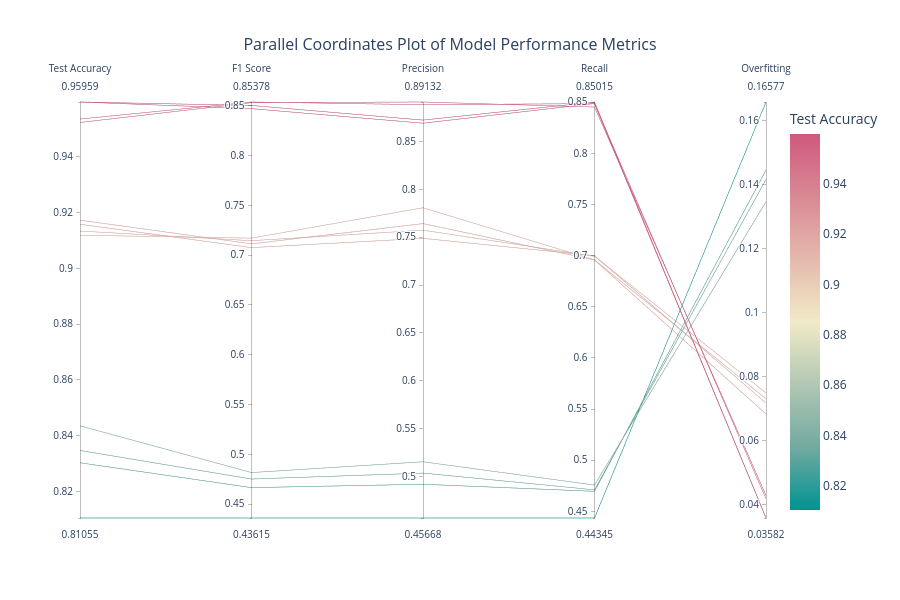
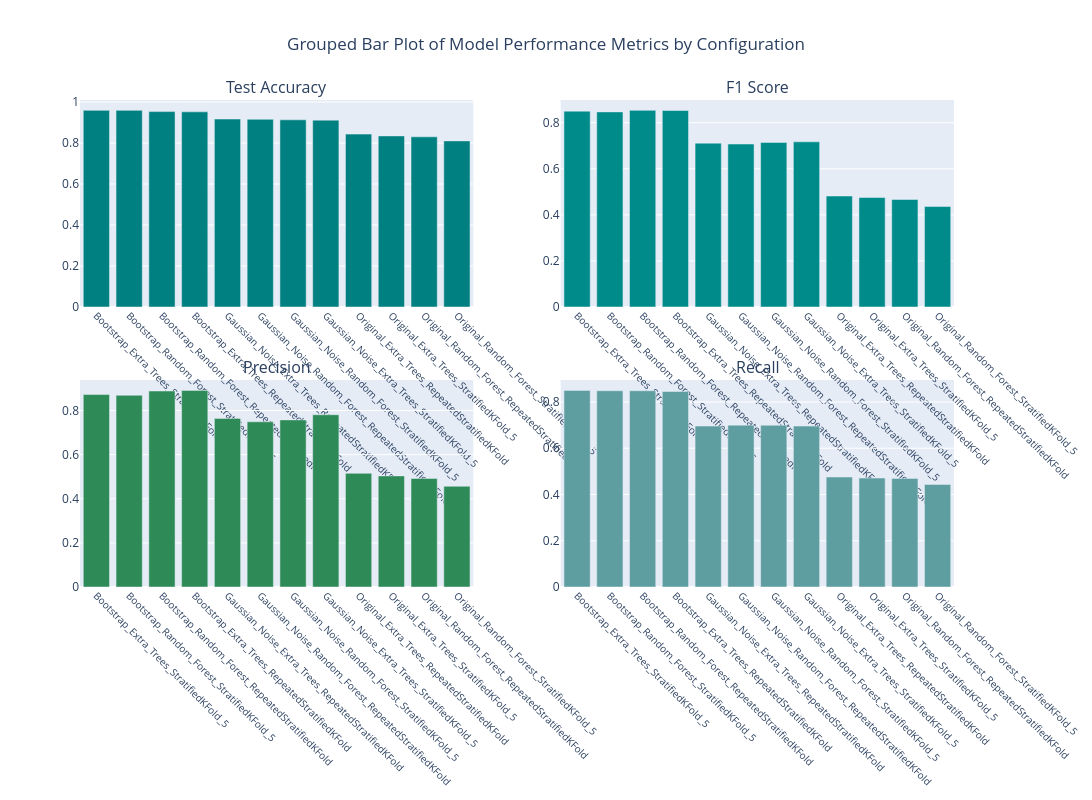

The notebook cell these images were saved under, in order:
### Code cell
import pandas as pd
import plotly.express as px
import plotly.graph_objects as go
from plotly.subplots import make_subplots

# Data from the table
data = {
    'Configuration': [
        'Bootstrap_Extra_Trees_StratifiedKFold_5', 'Bootstrap_Random_Forest_StratifiedKFold_5',
        'Bootstrap_Random_Forest_RepeatedStratifiedKFold', 'Bootstrap_Extra_Trees_RepeatedStratifiedKFold',
        'Gaussian_Noise_Extra_Trees_RepeatedStratifiedKFold', 'Gaussian_Noise_Random_Forest_RepeatedStratifiedKFold',
        'Gaussian_Noise_Random_Forest_StratifiedKFold_5', 'Gaussian_Noise_Extra_Trees_StratifiedKFold_5',
        'Original_Extra_Trees_RepeatedStratifiedKFold', 'Original_Extra_Trees_StratifiedKFold_5',
        'Original_Random_Forest_RepeatedStratifiedKFold', 'Original_Random_Forest_StratifiedKFold_5'
    ],
    'Augmentation': [
        'Bootstrap', 'Bootstrap', 'Bootstrap', 'Bootstrap', 'Gaussian_Noise', 'Gaussian_Noise',
        'Gaussian_Noise', 'Gaussian_Noise', 'Original', 'Original', 'Original', 'Original'
    ],
    'Model': [
        'Extra_Trees', 'Random_Forest', 'Random_Forest', 'Extra_Trees', 'Extra_Trees', 'Random_Forest',
        'Random_Forest', 'Extra_Trees', 'Extra_Trees', 'Extra_Trees', 'Random_Forest', 'Random_Forest'
    ],
    'CV_Strategy': [
        'StratifiedKFold_5', 'StratifiedKFold_5', 'RepeatedStratifiedKFold', 'RepeatedStratifiedKFold',
        'RepeatedStratifiedKFold', 'RepeatedStratifiedKFold', 'StratifiedKFold_5', 'StratifiedKFold_5',
        'RepeatedStratifiedKFold', 'StratifiedKFold_5', 'RepeatedStratifiedKFold', 'StratifiedKFold_5'
    ],
    'Samples': [817, 817, 817, 817, 681, 681, 681, 681, 454, 454, 454, 454],
    'Features': [50, 50, 50, 50, 50, 50, 50, 50, 45, 45, 45, 45],
    'Test_Accuracy': [
        0.959591501, 0.959591501, 0.953483964, 0.952254477, 0.917257049, 0.915800773,
        0.913364105, 0.911872048, 0.843573464, 0.834749695, 0.83033781, 0.810549451
    ],
    'Accuracy_Std': [
        0.019272561, 0.01676606, 0.019340731, 0.019030922, 0.017770066, 0.022627771,
        0.024776488, 0.021385871, 0.034140203, 0.012800286, 0.03459301, 0.019129719
    ],
    'Test_F1': [
        0.850308186, 0.847091923, 0.853778364, 0.853117816, 0.711393222, 0.707583239,
        0.71454005, 0.717101575, 0.481776027, 0.47528107, 0.46665663, 0.436150094
    ],
    'F1_Std': [
        0.110748576, 0.109988404, 0.095715443, 0.091945554, 0.044389918, 0.053380184,
        0.043567919, 0.028147983, 0.068996217, 0.052079976, 0.04423814, 0.032933065
    ],
    'Precision': [
        0.872428041, 0.869178306, 0.888472174, 0.891321607, 0.764279778, 0.748856835,
        0.757436074, 0.780822183, 0.51543544, 0.503612424, 0.491952196, 0.456682543
    ],
    'Recall': [
        0.850150286, 0.848648763, 0.848587037, 0.845221484, 0.695751101, 0.699874774,
        0.699343026, 0.695828153, 0.475647001, 0.471027392, 0.469543469, 0.443454433
    ],
    'Overfitting': [
        0.035818533, 0.03581947, 0.041824601, 0.042850372, 0.068302629, 0.071715642,
        0.074887379, 0.073076684, 0.134586255, 0.141578522, 0.144515619, 0.165772712
    ]
}

# Create DataFrame
df = pd.DataFrame(data)

# 1. Parallel Coordinates Plot
fig1 = px.parallel_coordinates(
    df,
    dimensions=['Test_Accuracy', 'Test_F1', 'Precision', 'Recall', 'Overfitting'],
    color='Test_Accuracy',
    labels={
        'Test_Accuracy': 'Test Accuracy',
        'Test_F1': 'F1 Score',
        'Precision': 'Precision',
        'Recall': 'Recall',
        'Overfitting': 'Overfitting'
    },
    color_continuous_scale=px.colors.diverging.Tealrose,
    title='Parallel Coordinates Plot of Model Performance Metrics'
)
fig1.update_layout(
    title={'x': 0.5, 'xanchor': 'center', 'font': {'size': 16}},
    font=dict(size=12),
    height=600
)

# 2. Grouped Bar Plot for Key Metrics by Augmentation and Model
fig2 = make_subplots(
    rows=2, cols=2,
    subplot_titles=('Test Accuracy', 'F1 Score', 'Precision', 'Recall'),
    vertical_spacing=0.15,
    horizontal_spacing=0.1
)

# Test Accuracy
fig2.add_trace(
    go.Bar(
        x=df['Configuration'], y=df['Test_Accuracy'], name='Test Accuracy',
        marker_color='teal', showlegend=False
    ),
    row=1, col=1
)

# F1 Score
fig2.add_trace(
    go.Bar(
        x=df['Configuration'], y=df['Test_F1'], name='F1 Score',
        marker_color='darkcyan', showlegend=False
    ),
    row=1, col=2
)

# Precision
fig2.add_trace(
    go.Bar(
        x=df['Configuration'], y=df['Precision'], name='Precision',
        marker_color='seagreen', showlegend=False
    ),
    row=2, col=1
)

# Recall
fig2.add_trace(
    go.Bar(
        x=df['Configuration'], y=df['Recall'], name='Recall',
        marker_color='cadetblue', showlegend=False
    ),
    row=2, col=2
)

fig2.update_layout(
    title_text='Grouped Bar Plot of Model Performance Metrics by Configuration',
    title_x=0.5,
    height=800,
    width=1200,
    showlegend=False,
    xaxis=dict(tickangle=45),
    xaxis2=dict(tickangle=45),
    xaxis3=dict(tickangle=45),
    xaxis4=dict(tickangle=45),
    font=dict(size=12)
)
fig2.update_xaxes(tickfont=dict(size=10))

# Show plots
fig1.show()
fig2.show()

# Save plots as HTML for interactive viewing
fig1.write_html('parallel_coordinates.html')
fig2.write_html('grouped_bar.html')

### Figure 1 — Plotly figure (JSON) as saved in the notebook; plotly's stock layout.template omitted (floating-point values rounded to 4 significant figures)
{"data": [{"dimensions": [{"label": "Test Accuracy", "values": [0.9596, 0.9596, 0.9535, 0.9523, 0.9173, 0.9158, 0.9134, 0.9119, 0.8436, 0.8347, 0.8303, 0.8105]}, {"label": "F1 Score", "values": [0.8503, 0.8471, 0.8538, 0.8531, 0.7114, 0.7076, 0.7145, 0.7171, 0.4818, 0.4753, 0.4667, 0.4362]}, {"label": "Precision", "values": [0.8724, 0.8692, 0.8885, 0.8913, 0.7643, 0.7489, 0.7574, 0.7808, 0.5154, 0.5036, 0.492, 0.4567]}, {"label": "Recall", "values": [0.8502, 0.8486, 0.8486, 0.8452, 0.6958, 0.6999, 0.6993, 0.6958, 0.4756, 0.471, 0.4695, 0.4435]}, {"label": "Overfitting", "values": [0.03582, 0.03582, 0.04182, 0.04285, 0.0683, 0.07172, 0.07489, 0.07308, 0.1346, 0.1416, 0.1445, 0.1658]}], "domain": {"x": [0, 1], "y": [0, 1]}, "line": {"color": [0.9596, 0.9596, 0.9535, 0.9523, 0.9173, 0.9158, 0.9134, 0.9119, 0.8436, 0.8347, 0.8303, 0.8105], "coloraxis": "coloraxis"}, "name": "", "type": "parcoords"}], "layout": {"coloraxis": {"colorbar": {"title": {"text": "Test Accuracy"}}, "colorscale": [[0, "rgb(0, 147, 146)"], [0.1667, "rgb(114, 170, 161)"], [0.3333, "rgb(177, 199, 179)"], [0.5, "rgb(241, 234, 200)"], [0.6667, "rgb(229, 185, 173)"], [0.8333, "rgb(217, 137, 148)"], [1, "rgb(208, 88, 126)"]]}, "font": {"size": 12}, "height": 600, "legend": {"tracegroupgap": 0}, "title": {"font": {"size": 16}, "text": "Parallel Coordinates Plot of Model Performance Metrics", "x": 0.5, "xanchor": "center"}}}

### Figure 2 — Plotly figure (JSON) as saved in the notebook; plotly's stock layout.template omitted (floating-point values rounded to 4 significant figures)
{"data": [{"marker": {"color": "teal"}, "name": "Test Accuracy", "showlegend": false, "type": "bar", "x": ["Bootstrap_Extra_Trees_StratifiedKFold_5", "Bootstrap_Random_Forest_StratifiedKFold_5", "Bootstrap_Random_Forest_RepeatedStratifiedKFold", "Bootstrap_Extra_Trees_RepeatedStratifiedKFold", "Gaussian_Noise_Extra_Trees_RepeatedStratifiedKFold", "Gaussian_Noise_Random_Forest_RepeatedStratifiedKFold", "Gaussian_Noise_Random_Forest_StratifiedKFold_5", "Gaussian_Noise_Extra_Trees_StratifiedKFold_5", "Original_Extra_Trees_RepeatedStratifiedKFold", "Original_Extra_Trees_StratifiedKFold_5", "Original_Random_Forest_RepeatedStratifiedKFold", "Original_Random_Forest_StratifiedKFold_5"], "xaxis": "x", "y": [0.9596, 0.9596, 0.9535, 0.9523, 0.9173, 0.9158, 0.9134, 0.9119, 0.8436, 0.8347, 0.8303, 0.8105], "yaxis": "y"}, {"marker": {"color": "darkcyan"}, "name": "F1 Score", "showlegend": false, "type": "bar", "x": ["Bootstrap_Extra_Trees_StratifiedKFold_5", "Bootstrap_Random_Forest_StratifiedKFold_5", "Bootstrap_Random_Forest_RepeatedStratifiedKFold", "Bootstrap_Extra_Trees_RepeatedStratifiedKFold", "Gaussian_Noise_Extra_Trees_RepeatedStratifiedKFold", "Gaussian_Noise_Random_Forest_RepeatedStratifiedKFold", "Gaussian_Noise_Random_Forest_StratifiedKFold_5", "Gaussian_Noise_Extra_Trees_StratifiedKFold_5", "Original_Extra_Trees_RepeatedStratifiedKFold", "Original_Extra_Trees_StratifiedKFold_5", "Original_Random_Forest_RepeatedStratifiedKFold", "Original_Random_Forest_StratifiedKFold_5"], "xaxis": "x2", "y": [0.8503, 0.8471, 0.8538, 0.8531, 0.7114, 0.7076, 0.7145, 0.7171, 0.4818, 0.4753, 0.4667, 0.4362], "yaxis": "y2"}, {"marker": {"color": "seagreen"}, "name": "Precision", "showlegend": false, "type": "bar", "x": ["Bootstrap_Extra_Trees_StratifiedKFold_5", "Bootstrap_Random_Forest_StratifiedKFold_5", "Bootstrap_Random_Forest_RepeatedStratifiedKFold", "Bootstrap_Extra_Trees_RepeatedStratifiedKFold", "Gaussian_Noise_Extra_Trees_RepeatedStratifiedKFold", "Gaussian_Noise_Random_Forest_RepeatedStratifiedKFold", "Gaussian_Noise_Random_Forest_StratifiedKFold_5", "Gaussian_Noise_Extra_Trees_StratifiedKFold_5", "Original_Extra_Trees_RepeatedStratifiedKFold", "Original_Extra_Trees_StratifiedKFold_5", "Original_Random_Forest_RepeatedStratifiedKFold", "Original_Random_Forest_StratifiedKFold_5"], "xaxis": "x3", "y": [0.8724, 0.8692, 0.8885, 0.8913, 0.7643, 0.7489, 0.7574, 0.7808, 0.5154, 0.5036, 0.492, 0.4567], "yaxis": "y3"}, {"marker": {"color": "cadetblue"}, "name": "Recall", "showlegend": false, "type": "bar", "x": ["Bootstrap_Extra_Trees_StratifiedKFold_5", "Bootstrap_Random_Forest_StratifiedKFold_5", "Bootstrap_Random_Forest_RepeatedStratifiedKFold", "Bootstrap_Extra_Trees_RepeatedStratifiedKFold", "Gaussian_Noise_Extra_Trees_RepeatedStratifiedKFold", "Gaussian_Noise_Random_Forest_RepeatedStratifiedKFold", "Gaussian_Noise_Random_Forest_StratifiedKFold_5", "Gaussian_Noise_Extra_Trees_StratifiedKFold_5", "Original_Extra_Trees_RepeatedStratifiedKFold", "Original_Extra_Trees_StratifiedKFold_5", "Original_Random_Forest_RepeatedStratifiedKFold", "Original_Random_Forest_StratifiedKFold_5"], "xaxis": "x4", "y": [0.8502, 0.8486, 0.8486, 0.8452, 0.6958, 0.6999, 0.6993, 0.6958, 0.4756, 0.471, 0.4695, 0.4435], "yaxis": "y4"}], "layout": {"annotations": [{"font": {"size": 16}, "showarrow": false, "text": "Test Accuracy", "x": 0.225, "xanchor": "center", "xref": "paper", "y": 1, "yanchor": "bottom", "yref": "paper"}, {"font": {"size": 16}, "showarrow": false, "text": "F1 Score", "x": 0.775, "xanchor": "center", "xref": "paper", "y": 1, "yanchor": "bottom", "yref": "paper"}, {"font": {"size": 16}, "showarrow": false, "text": "Precision", "x": 0.225, "xanchor": "center", "xref": "paper", "y": 0.425, "yanchor": "bottom", "yref": "paper"}, {"font": {"size": 16}, "showarrow": false, "text": "Recall", "x": 0.775, "xanchor": "center", "xref": "paper", "y": 0.425, "yanchor": "bottom", "yref": "paper"}], "font": {"size": 12}, "height": 800, "showlegend": false, "title": {"text": "Grouped Bar Plot of Model Performance Metrics by Configuration", "x": 0.5}, "width": 1200, "xaxis": {"anchor": "y", "domain": [0, 0.45], "tickangle": 45, "tickfont": {"size": 10}}, "xaxis2": {"anchor": "y2", "domain": [0.55, 1], "tickangle": 45, "tickfont": {"size": 10}}, "xaxis3": {"anchor": "y3", "domain": [0, 0.45], "tickangle": 45, "tickfont": {"size": 10}}, "xaxis4": {"anchor": "y4", "domain": [0.55, 1], "tickangle": 45, "tickfont": {"size": 10}}, "yaxis": {"anchor": "x", "domain": [0.575, 1]}, "yaxis2": {"anchor": "x2", "domain": [0.575, 1]}, "yaxis3": {"anchor": "x3", "domain": [0, 0.425]}, "yaxis4": {"anchor": "x4", "domain": [0, 0.425]}}}
